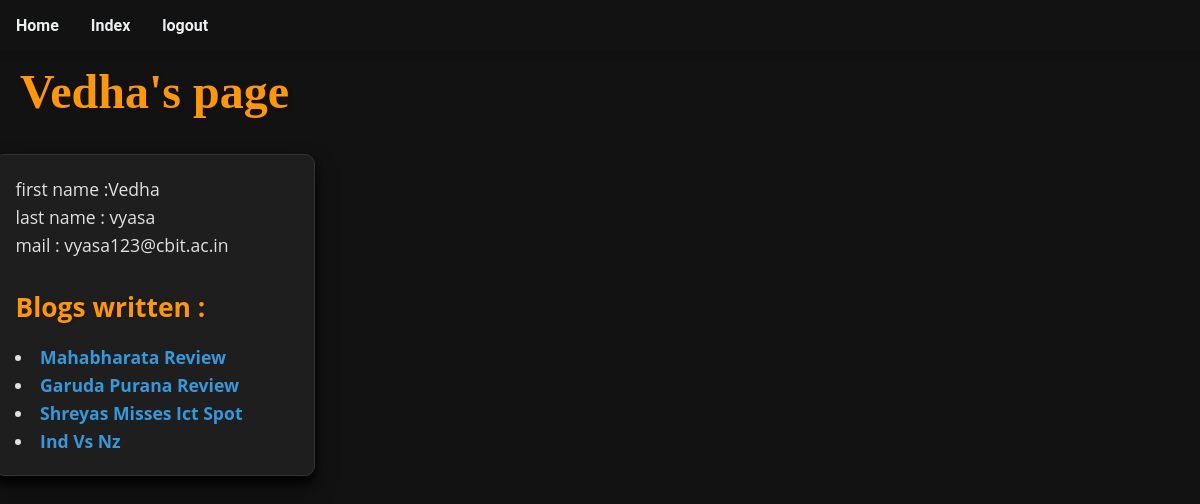
Screenshot of /index/author/Vedha (signed in) with the database file from the repository.
### blog/models.py (models this page shows, shortened)
class Author(models.Model):
    fname = models.CharField(_("first name"), max_length=30)
    lname = models.CharField(_("last name"), max_length=30)
    mail = models.EmailField(_("email address"), max_length=254)
    class Meta:
        verbose_name = _("author")
        verbose_name_plural = _("authors")

class Blog(models.Model):
    title = models.CharField(max_length=50)
    excerpt = models.CharField(max_length=200)
    image = models.ImageField(
        _("relevant image"), upload_to="relevant_images", null=True, blank=True
    )
    date = models.DateField(_("date"), auto_now_add=True, blank=True)
    slug = models.SlugField(_("blog_slug"), blank=True, null=True)
    content = models.TextField(_("content"))
    author = models.ForeignKey(
        "blog.Author",
        null=True,
        verbose_name=_("this blog author"),
        on_delete=models.SET_NULL,
        related_name="blogs_written",
    )
    class Meta:
        verbose_name = _("Blog")
        verbose_name_plural = _("Blogs")
    def get_absolute_url(self):
        return reverse("Blog_detail", kwargs={"slug": self.slug})

### blog/views.py (the view)
# urls.py: path("author/<str:fname>", views.render_author, name="Author_detail"),
def render_author(request, fname):
    login_check = checkLogin(request)
    if login_check:
        return login_check
    auth = get_object_or_404(models.Author, fname=fname)
    blogs = auth.blogs_written.all()
    return render(
        request,
        "blog/author.html",
        {
            "auth": auth,
            "blogs": blogs,
        },
    )

### blog/views.py (called while the page is built)
def checkLogin(request):
    if request.session.get("logged_in") in [None, False]:
        return HttpResponseRedirect(reverse_lazy("login"))

### blog/templates/blog/author.html (shortened to what this page needs)
{% extends 'blog_base.html' %}
{% block others %}
    {% include 'blog/includes/navigation.html' with page='blog' %}
{% endblock %}
{% block title %}
    {{ auth.fname }}'s page
{% endblock %}
{% block content %}
    <div class="content">
        first name :{{ auth.fname }} <br>
        last name : {{ auth.lname }} <br>
        mail : {{ auth.mail }} <br>
        <h3>Blogs written :</h3>
        {% for blog in blogs %}
            <li><a href="{{blog.get_absolute_url}}">{{ blog.title|title }}</a></li>
        {% endfor %}
    </div>
{% endblock %}

### static/styles.css (style rules this page uses)
body { float: left; background-color: #121212; color: #e0e0e0; font-family: "Roboto", sans-serif; margin: 0; padding: 0; display: flex; flex-direction: column; align-items: center; justify-content: flex-start; min-height: 100vh; }
h1, h2, h3, h4, h5, h6 { color: #ff9800; margin-bottom: 15px; text-shadow: 1px 1px 3px rgba(0, 0, 0, 0.3); }
h3 { font-size: 1.5em; }
.content { font-family: "Open Sans", sans-serif; line-height: 1.6; font-size: 1.1em; text-align: justify; }
a { text-decoration: none; color: #3498db; font-weight: bold; position: relative; transition: color 0.3s ease, transform 0.3s ease; }
a::after { content: ""; display: block; width: 0; height: 2px; background: #3498db; transition: width 0.3s ease; position: absolute; left: 0; bottom: -2px; }
:root { --bg-color: #121212; --text-color: #e0e0e0; --input-bg-color: #1e1e1e; --input-border-color: #444444; --button-bg-color: #214a86; --button-text-color: #e0e0e0; --button-hover-bg-color: #555; --label-color: #e0e0e0; --highlight-color: #bb86fc; }

### rows the page displays
Author: fname "Vedha", lname "vyasa", mail "vyasa123@cbit.ac.in"
Blog: title "Mahabharata Review"
Blog: title "Garuda Purana Review"
Blog: title "Shreyas Misses Ict Spot"
Blog: title "Ind Vs Nz"
